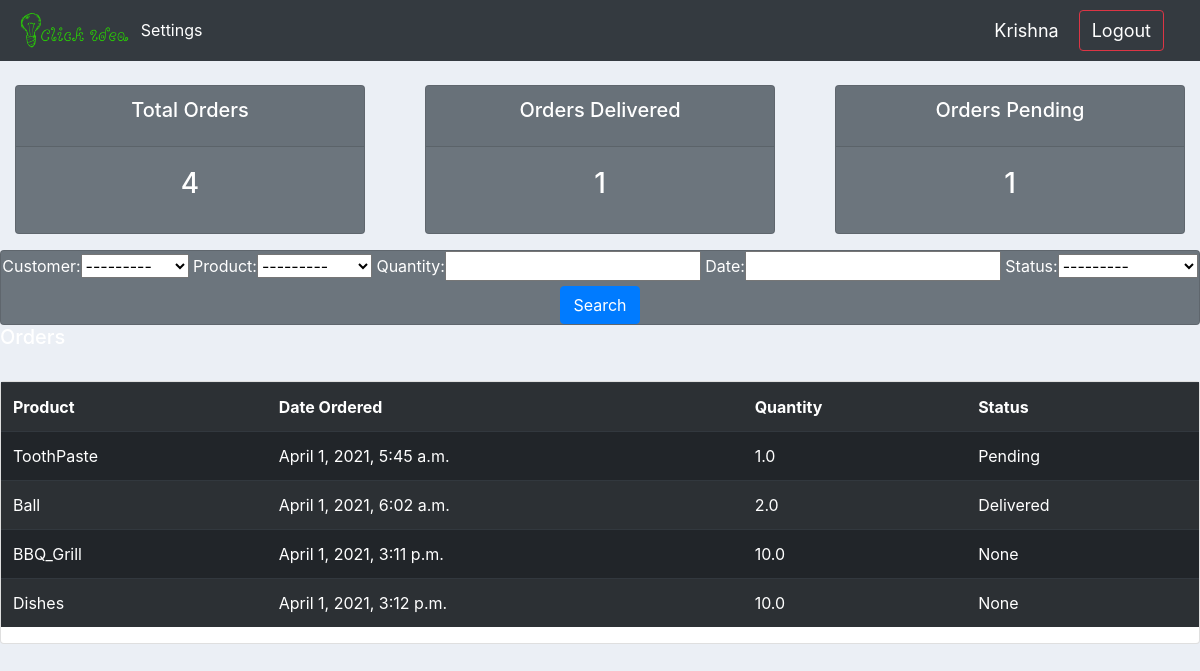
The app's page /userPage/ (signed in) with its own data.
### accounts/models.py (models this page shows, shortened)
class Order(models.Model):
    STATUS=(
        ('Pending','Pending'),
        ('Out for delivery','Out for delivery'),
        ('Delivered','Delivered'),
    )
    customer= models.ForeignKey(Customer, null=True, on_delete=models.SET_NULL)
    product= models.ForeignKey(Product, null=True, on_delete=models.SET_NULL)
    quantity=models.FloatField(null=True)
    date = models.DateTimeField(auto_now_add=True,null=True)
    status = models.CharField(max_length=200, null=True, choices=STATUS)

class Product(models.Model):
    CATEGORY = (
        ('Indoor','Indoor'),
        ('Out Door','Out Door'),
    )
    Type = (
        ('Each','each'),
        ('KG','kg'),
    )
    name=models.CharField(max_length=200, null=True)
    price = models.FloatField(null=True)
    category = models.CharField(max_length=200,null=True,choices=CATEGORY)
    description = models.CharField(max_length=200,null=True, blank=True)
    date = models.DateTimeField(auto_now_add=True,null=True)
    Product_type = models.CharField(max_length=200,null=True,choices=Type)
    tags = models.ManyToManyField(Tag)
    def __str__(self):
        return self.name

### accounts/decorator.py (the view)
        def wrapper_func(request,*args,**kwargs):
            group = None
            if request.user.groups.exists():
                group = request.user.groups.all()[0].name
            if group in allowed_roles:
                return view_func(request,*args,**kwargs)
            else:
                return HttpResponse("You are not allowed in this page")

### accounts/decorator.py (called while the page is built)
def allowed_users(allowed_roles=[]):
    def decorator(view_func):
        def wrapper_func(request,*args,**kwargs):
            group = None
            if request.user.groups.exists():
                group = request.user.groups.all()[0].name
            if group in allowed_roles:
                return view_func(request,*args,**kwargs)
            else:
                return HttpResponse("You are not allowed in this page")
        return wrapper_func
    return decorator

### accounts/models.py (called while the page is built)
    def __str__(self):
        return self.name

### accounts/views.py (called while the page is built)
@login_required(login_url='login')
@allowed_users(allowed_roles=['customer'])
def userPage (request):
    orders = request.user.customer.order_set.all()
    total_orders = orders.count()
    customers = request.user.customer
    delivered = orders.filter(status='Delivered').count()
    pending = orders.filter(status='Pending').count
    cusFilter = OrderFilter(request.GET,queryset=orders)
    orders = cusFilter.qs
    context={'orders':orders,'customers':customers,'total_orders':total_orders,'delivered':delivered,
             'pending':pending,'filter':cusFilter}
    return render(request,'accounts/user.html',context)

### accounts/templates/accounts/user.html (shortened to what this page needs)
{%extends 'accounts/main.html'%}
{%block content%}
{%include 'accounts/status.html'%}
<div class="row">
    <div class="col-md">
        <div class="card text-white text-center bg-secondary">
            <form method="GET">
                {{filter.form}}
                <button class="btn btn-primary" type="submit">Search</button>
            </form>
        </div>
    </div>
</div>
<div class="row">
    <div class="col-md">
        <h5>Orders</h5>
        <br>
        <div class="card">
            <table class="table table-hover table-striped table-dark">
                <tr>
                    <th>Product</th>
                    <th>Date Ordered</th>
                    <th>Quantity</th>
                    <th>Status</th>
                </tr>
                {% for order in orders%}
                <tr>
                    <td>{{order.product.name}}</td>
                    <td>{{order.date}}</td>
                    <td>{{order.quantity}}</td>
                    <td>{{order.status}}</td>
                </tr>
                {%endfor%}
            </table>
        </div>
    </div>
</div>
{%endblock%}

### accounts/templates/accounts/navbar.html (shortened to what this page needs)
{%load static%}
<nav class="navbar navbar-expand-lg navbar-dark bg-dark">
    <img src="{%static 'images/logo1.png'%}" height="10%" width="10%">
    <div class="collapse navbar-collapse" id="navbarNavAltMarkup">
      <div class="navbar-nav">
        {%if request.user.is_staff %}
          <a class="nav-item nav-link active" href="{%url 'home'%}">Dashboard <span class="sr-only">(current)</span></a>
          <a class="nav-item nav-link" href="{%url 'products'%}">Products</a>
        {%else%}
          <a class="nav-item nav-link active" href="{%url 'settings'%}">Settings</a>
        {%endif%}
      </div>
    </div>
    <span class="user-msg">{{request.user}}</span>
    <span><a class="user-msg btn btn-outline-danger" href="{% url 'logout' %}">Logout</a></span>
  </nav>

### static/css/main.css (style rules this page uses)
body { background-color: #ebeff5; }
h3,h5 { color: #fff; }

### accounts/templates/accounts/navbar.html (style rules this page uses)
.user-msg { font-size: 18px; color:#fff; margin-right: 20px; }

### records on screen
Order: product.name "ToothPaste", date "April 1, 2021, 5:45 a.m.", quantity "1.0", status "Pending"
Order: product.name "Ball", date "April 1, 2021, 6:02 a.m.", quantity "2.0", status "Delivered"
Order: product.name "BBQ_Grill", date "April 1, 2021, 3:11 p.m.", quantity "10.0", status "None"
Order: product.name "Dishes", date "April 1, 2021, 3:12 p.m.", quantity "10.0", status "None"

### other values on screen
{{ request.user }} "Krishna"
{{ total_orders }} "4"
{{ delivered }} "1"
{{ pending }} "1"
